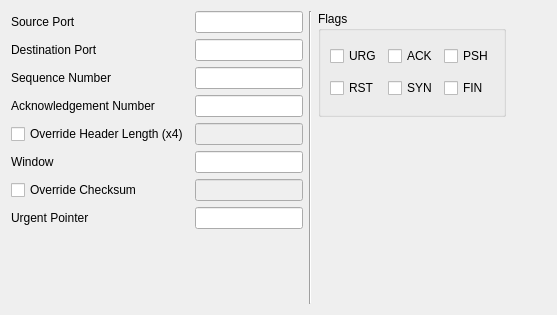
             <widget class="QWidget" name="page" >
              <layout class="QGridLayout" >
               <item rowspan="2" row="0" column="0" >
                <layout class="QGridLayout" >
                 <item row="0" column="0" >
                  <widget class="QLabel" name="label_28" >
                   <property name="text" >
                    <string>Source Port</string>
                   </property>
                  </widget>
                 </item>
                 <item row="0" column="1" >
                  <widget class="QLineEdit" name="leTcpSrcPort" />
                 </item>
                 <item row="1" column="0" >
                  <widget class="QLabel" name="label_32" >
                   <property name="text" >
                    <string>Destination Port</string>
                   </property>
                  </widget>
                 </item>
                 <item row="1" column="1" >
                  <widget class="QLineEdit" name="leTcpDstPort" />
                 </item>
                 <item row="2" column="0" >
                  <widget class="QLabel" name="label_33" >
                   <property name="text" >
                    <string>Sequence Number</string>
                   </property>
                  </widget>
                 </item>
                 <item row="2" column="1" >
                  <widget class="QLineEdit" name="leTcpSeqNum" />
                 </item>
                 <item row="3" column="0" >
                  <widget class="QLabel" name="label_34" >
                   <property name="text" >
                    <string>Acknowledgement Number</string>
                   </property>
                  </widget>
                 </item>
                 <item row="3" column="1" >
                  <widget class="QLineEdit" name="leTcpAckNum" />
                 </item>
                 <item row="4" column="0" >
                  <widget class="QCheckBox" name="cbTcpHdrLenOverride" >
                   <property name="text" >
                    <string>Override Header Length (x4)</string>
                   </property>
                  </widget>
                 </item>
                 <item row="4" column="1" >
                  <widget class="QLineEdit" name="leTcpHdrLen" >
                   <property name="enabled" >
                    <bool>false</bool>
                   </property>
                  </widget>
                 </item>
                 <item row="5" column="0" >
                  <widget class="QLabel" name="label_36" >
                   <property name="text" >
                    <string>Window</string>
                   </property>
                  </widget>
                 </item>
                 <item row="5" column="1" >
                  <widget class="QLineEdit" name="leTcpWindow" />
                 </item>
                 <item row="6" column="0" >
                  <widget class="QCheckBox" name="cbTcpCksumOverride" >
                   <property name="text" >
                    <string>Override Checksum</string>
                   </property>
                  </widget>
                 </item>
                 <item row="6" column="1" >
                  <widget class="QLineEdit" name="leTcpCksum" >
                   <property name="enabled" >
                    <bool>false</bool>
                   </property>
                   <property name="inputMask" >
                    <string>HH HH; </string>
                   </property>
                  </widget>
                 </item>
                 <item row="7" column="0" >
                  <widget class="QLabel" name="label_37" >
                   <property name="text" >
                    <string>Urgent Pointer</string>
                   </property>
                  </widget>
                 </item>
                 <item row="7" column="1" >
                  <widget class="QLineEdit" name="leTcpUrgentPointer" />
                 </item>
                </layout>
               </item>
               <item rowspan="3" row="0" column="1" >
                <widget class="Line" name="line_3" >
                 <property name="orientation" >
                  <enum>Qt::Vertical</enum>
                 </property>
                </widget>
               </item>
               <item row="0" column="2" >
                <widget class="QGroupBox" name="groupBox_10" >
                 <property name="title" >
                  <string>Flags</string>
                 </property>
                 <layout class="QGridLayout" >
                  <item row="0" column="0" >
                   <widget class="QCheckBox" name="cbTcpFlagsUrg" >
                    <property name="text" >
                     <string>URG</string>
                    </property>
                   </widget>
                  </item>
                  <item row="0" column="1" >
                   <widget class="QCheckBox" name="cbTcpFlagsAck" >
                    <property name="text" >
                     <string>ACK</string>
                    </property>
                   </widget>
                  </item>
                  <item row="0" column="2" >
                   <widget class="QCheckBox" name="cbTcpFlagsPsh" >
                    <property name="text" >
                     <string>PSH</string>
                    </property>
                   </widget>
                  </item>
                  <item row="1" column="0" >
                   <widget class="QCheckBox" name="cbTcpFlagsRst" >
                    <property name="text" >
                     <string>RST</string>
                    </property>
                   </widget>
                  </item>
                  <item row="1" column="1" >
                   <widget class="QCheckBox" name="cbTcpFlagsSyn" >
                    <property name="text" >
                     <string>SYN</string>
                    </property>
                   </widget>
                  </item>
                  <item row="1" column="2" >
                   <widget class="QCheckBox" name="cbTcpFlagsFin" >
                    <property name="text" >
                     <string>FIN</string>
                    </property>
                   </widget>
                  </item>
                 </layout>
                </widget>
               </item>
               <item row="0" column="3" >
                <spacer>
                 <property name="orientation" >
                  <enum>Qt::Horizontal</enum>
                 </property>
                 <property name="sizeHint" >
                  <size>
                   <width>40</width>
                   <height>20</height>
                  </size>
                 </property>
                </spacer>
               </item>
               <item rowspan="2" row="1" column="2" >
                <spacer>
                 <property name="orientation" >
                  <enum>Qt::Vertical</enum>
                 </property>
                 <property name="sizeHint" >
                  <size>
                   <width>20</width>
                   <height>181</height>
                  </size>
                 </property>
                </spacer>
               </item>
               <item row="2" column="0" >
                <spacer>
                 <property name="orientation" >
                  <enum>Qt::Vertical</enum>
                 </property>
                 <property name="sizeHint" >
                  <size>
                   <width>20</width>
                   <height>40</height>
                  </size>
                 </property>
                </spacer>
               </item>
              </layout>
             </widget>
